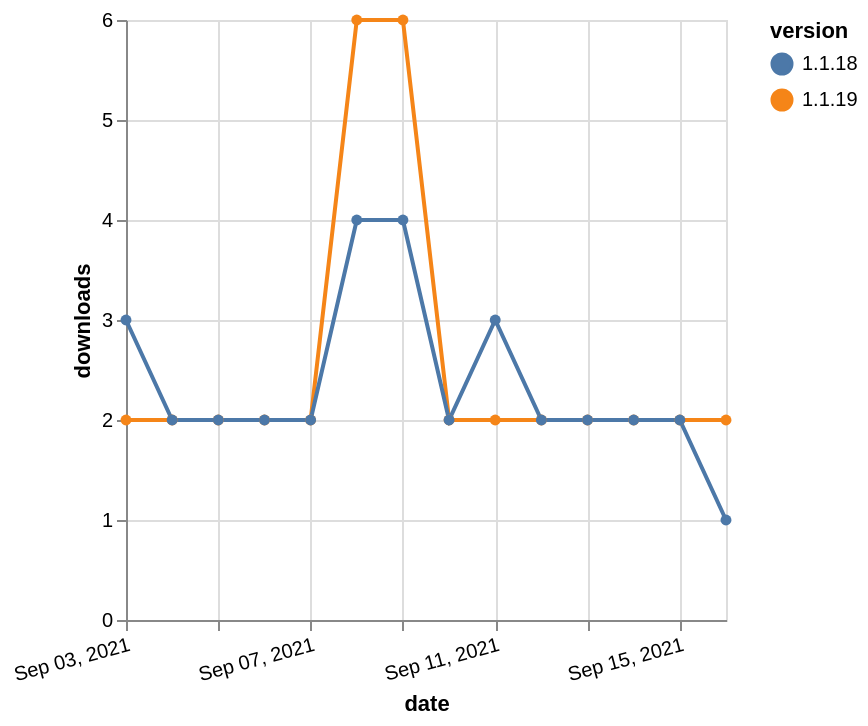

The specification (Vega-Lite) saved for this image:
### Vega-Lite specification from a JSON file in a GitHub repository (floating-point values rounded to 4 significant figures)
{"$schema": "https://vega.github.io/schema/vega-lite/v5.json", "description": "A simple bar chart with embedded data.", "data": {"values": [{"date": "2021-09-03", "total": 1648, "delta": 2, "version": "1.1.19"}, {"date": "2021-09-04", "total": 1650, "delta": 2, "version": "1.1.19"}, {"date": "2021-09-05", "total": 1652, "delta": 2, "version": "1.1.19"}, {"date": "2021-09-06", "total": 1654, "delta": 2, "version": "1.1.19"}, {"date": "2021-09-07", "total": 1656, "delta": 2, "version": "1.1.19"}, {"date": "2021-09-08", "total": 1662, "delta": 6, "version": "1.1.19"}, {"date": "2021-09-09", "total": 1668, "delta": 6, "version": "1.1.19"}, {"date": "2021-09-10", "total": 1670, "delta": 2, "version": "1.1.19"}, {"date": "2021-09-11", "total": 1672, "delta": 2, "version": "1.1.19"}, {"date": "2021-09-12", "total": 1674, "delta": 2, "version": "1.1.19"}, {"date": "2021-09-13", "total": 1676, "delta": 2, "version": "1.1.19"}, {"date": "2021-09-14", "total": 1678, "delta": 2, "version": "1.1.19"}, {"date": "2021-09-15", "total": 1680, "delta": 2, "version": "1.1.19"}, {"date": "2021-09-16", "total": 1682, "delta": 2, "version": "1.1.19"}, {"date": "2021-09-03", "total": 2868, "delta": 3, "version": "1.1.18"}, {"date": "2021-09-04", "total": 2870, "delta": 2, "version": "1.1.18"}, {"date": "2021-09-05", "total": 2872, "delta": 2, "version": "1.1.18"}, {"date": "2021-09-06", "total": 2874, "delta": 2, "version": "1.1.18"}, {"date": "2021-09-07", "total": 2876, "delta": 2, "version": "1.1.18"}, {"date": "2021-09-08", "total": 2880, "delta": 4, "version": "1.1.18"}, {"date": "2021-09-09", "total": 2884, "delta": 4, "version": "1.1.18"}, {"date": "2021-09-10", "total": 2886, "delta": 2, "version": "1.1.18"}, {"date": "2021-09-11", "total": 2889, "delta": 3, "version": "1.1.18"}, {"date": "2021-09-12", "total": 2891, "delta": 2, "version": "1.1.18"}, {"date": "2021-09-13", "total": 2893, "delta": 2, "version": "1.1.18"}, {"date": "2021-09-14", "total": 2895, "delta": 2, "version": "1.1.18"}, {"date": "2021-09-15", "total": 2897, "delta": 2, "version": "1.1.18"}, {"date": "2021-09-16", "total": 2898, "delta": 1, "version": "1.1.18"}]}, "width": "container", "mark": {"type": "line", "point": {"filled": true}}, "encoding": {"x": {"field": "date", "type": "temporal", "timeUnit": "yearmonthdate", "title": "date", "axis": {"labelAngle": -15}}, "y": {"field": "delta", "type": "quantitative", "title": "downloads"}, "color": {"field": "version", "type": "nominal"}, "tooltip": {"field": "delta"}}}
